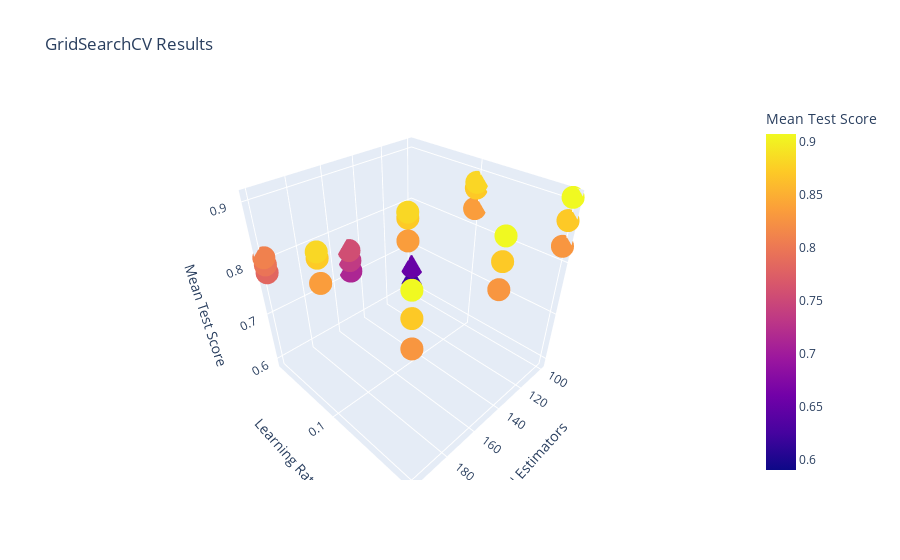

Notebook cell for this chart:
### Code cell
import plotly.express as px
import pandas as pd

# Convert the grid_search_gbr.cv_results_ to a DataFrame
results = pd.DataFrame(grid_search_gbr.cv_results_)

# Filter the columns for plotting
plot_data = results.filter(regex='(param_n_estimators|param_learning_rate|mean_test_score)')

# Rename columns for easier reading
plot_data.rename(columns={
    'param_n_estimators': 'N Estimators',
    'param_learning_rate': 'Learning Rate',
    'mean_test_score': 'Mean Test Score'
}, inplace=True)

# Create a 3D scatter plot
fig = px.scatter_3d(
    plot_data, 
    x='N Estimators', 
    y='Learning Rate', 
    z='Mean Test Score', 
    color='Mean Test Score', 
    title='GridSearchCV Results'
)

fig.show()

### Figure 1 — Plotly figure (JSON) as saved in the notebook; plotly's stock layout.template omitted (floating-point values rounded to 4 significant figures)
{"data": [{"hovertemplate": "N Estimators=%{x}<br>Learning Rate=%{y}<br>Mean Test Score=%{marker.color}<extra></extra>", "legendgroup": "", "marker": {"color": [0.5901, 0.7124, 0.7819, 0.5901, 0.7124, 0.7819, 0.6206, 0.7352, 0.7962, 0.6206, 0.7352, 0.7962, 0.6515, 0.756, 0.8091, 0.6515, 0.756, 0.8091, 0.8714, 0.8724, 0.8728, 0.8714, 0.8724, 0.8728, 0.8814, 0.8818, 0.882, 0.8814, 0.8818, 0.882, 0.8346, 0.8347, 0.8348, 0.8346, 0.8347, 0.8348, 0.9072, 0.9074, 0.9075, 0.9072, 0.9074, 0.9075, 0.8714, 0.8715, 0.8715, 0.8714, 0.8715, 0.8715, 0.829, 0.829, 0.829, 0.829, 0.829, 0.829], "coloraxis": "coloraxis", "symbol": "circle"}, "mode": "markers", "name": "", "scene": "scene", "showlegend": false, "type": "scatter3d", "x": [100, 150, 200, 100, 150, 200, 100, 150, 200, 100, 150, 200, 100, 150, 200, 100, 150, 200, 100, 150, 200, 100, 150, 200, 100, 150, 200, 100, 150, 200, 100, 150, 200, 100, 150, 200, 100, 150, 200, 100, 150, 200, 100, 150, 200, 100, 150, 200, 100, 150, 200, 100, 150, 200], "y": [0.01, 0.01, 0.01, 0.01, 0.01, 0.01, 0.01, 0.01, 0.01, 0.01, 0.01, 0.01, 0.01, 0.01, 0.01, 0.01, 0.01, 0.01, 0.1, 0.1, 0.1, 0.1, 0.1, 0.1, 0.1, 0.1, 0.1, 0.1, 0.1, 0.1, 0.1, 0.1, 0.1, 0.1, 0.1, 0.1, 0.2, 0.2, 0.2, 0.2, 0.2, 0.2, 0.2, 0.2, 0.2, 0.2, 0.2, 0.2, 0.2, 0.2, 0.2, 0.2, 0.2, 0.2], "z": [0.5901, 0.7124, 0.7819, 0.5901, 0.7124, 0.7819, 0.6206, 0.7352, 0.7962, 0.6206, 0.7352, 0.7962, 0.6515, 0.756, 0.8091, 0.6515, 0.756, 0.8091, 0.8714, 0.8724, 0.8728, 0.8714, 0.8724, 0.8728, 0.8814, 0.8818, 0.882, 0.8814, 0.8818, 0.882, 0.8346, 0.8347, 0.8348, 0.8346, 0.8347, 0.8348, 0.9072, 0.9074, 0.9075, 0.9072, 0.9074, 0.9075, 0.8714, 0.8715, 0.8715, 0.8714, 0.8715, 0.8715, 0.829, 0.829, 0.829, 0.829, 0.829, 0.829]}], "layout": {"coloraxis": {"colorbar": {"title": {"text": "Mean Test Score"}}, "colorscale": [[0, "#0d0887"], [0.1111, "#46039f"], [0.2222, "#7201a8"], [0.3333, "#9c179e"], [0.4444, "#bd3786"], [0.5556, "#d8576b"], [0.6667, "#ed7953"], [0.7778, "#fb9f3a"], [0.8889, "#fdca26"], [1, "#f0f921"]]}, "legend": {"tracegroupgap": 0}, "scene": {"domain": {"x": [0, 1], "y": [0, 1]}, "xaxis": {"title": {"text": "N Estimators"}}, "yaxis": {"title": {"text": "Learning Rate"}}, "zaxis": {"title": {"text": "Mean Test Score"}}}, "title": {"text": "GridSearchCV Results"}}}
